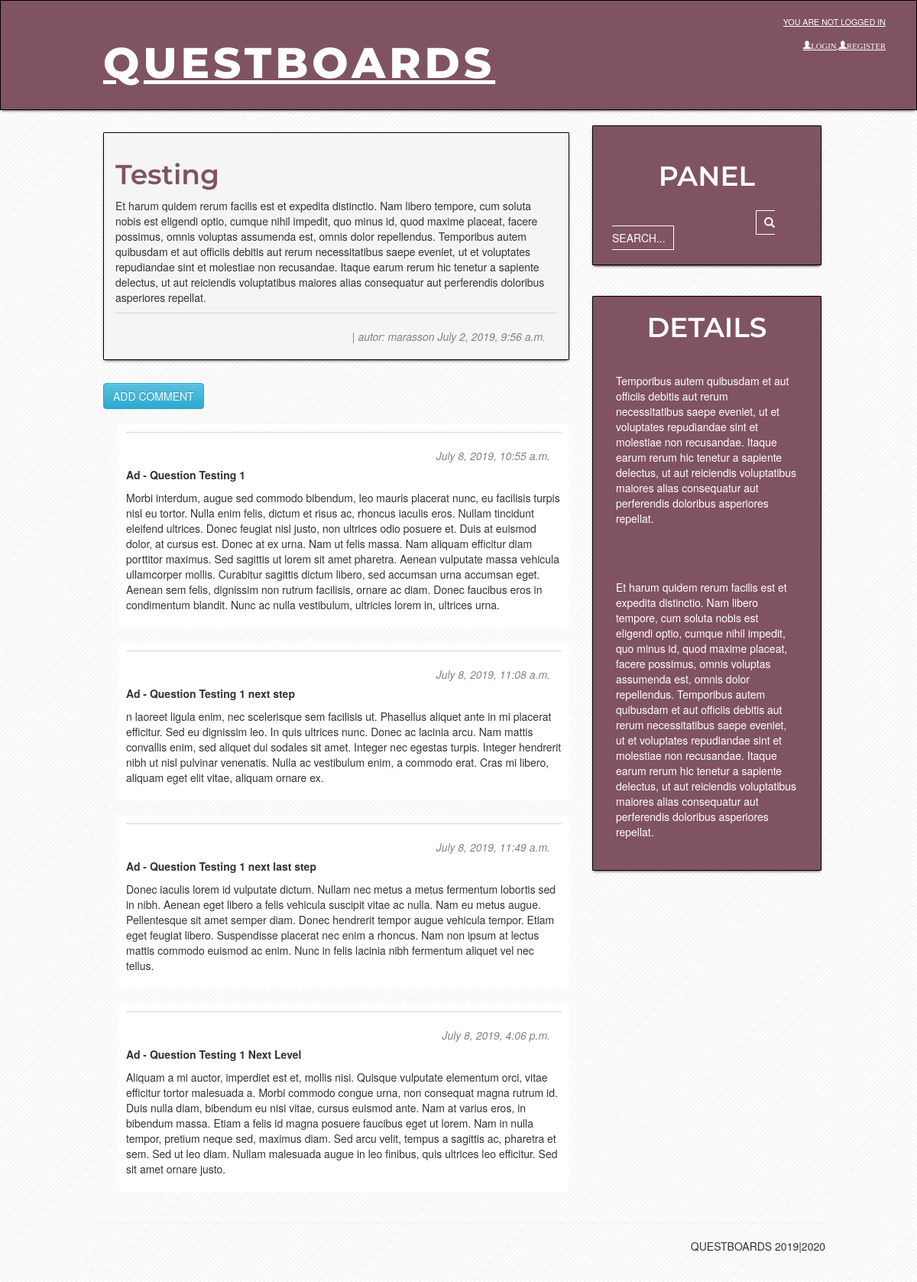
The app's page /post/1/ with its own data.
### my_project/models.py (models this page shows, shortened)
class Post(models.Model):
    author = models.ForeignKey('auth.User', on_delete=models.CASCADE)
    title = models.CharField(max_length=200)
    text = models.TextField()
    created_date = models.DateTimeField(
            default=timezone.now)
    published_date = models.DateTimeField(
            blank=True, null=True)

class Comment(models.Model):
    post = models.ForeignKey('my_project.Post', on_delete=models.CASCADE, related_name='comments')
    author = models.CharField(max_length=200)
    text = models.TextField()
    created_date = models.DateTimeField(default=timezone.now)
    approved_comment = models.BooleanField(default=False)

### my_project/views.py (the view)
# urls.py: path('post/<int:pk>/', views.post_detail, name='post_detail'),
def post_detail(request, pk):
    post = get_object_or_404(Post, pk=pk)
    return render(request, 'my_project/post_detail.html', {'post': post})

### my_project/templates/my_project/post_detail.html (shortened to what this page needs)
{% extends 'my_project/base.html' %}
{% block content %}
<div class="post">
    <h1>{{ post.title }}</h1>
    <p>{{ post.text|linebreaksbr }}</p>
    {% if post.published_date %}
    <div class="date">
        <span>| autor:</span>
        {{ post.author }}
        {{ post.published_date }}
    </div>
    {% else %}
    <hr>
    <a class="btn btn-success" href="{% url 'post_publish' pk=post.pk %}">PUBLISH</a>
    {% endif %}
</div>
<a class="btn btn-info" href="{% url 'add_comment_to_post' pk=post.pk %}">ADD COMMENT</a>
{% for comment in post.comments.all %}
{% if user.is_authenticated or comment.approved_comment %}
<div class="comment">
    <div class="date">
        {{ comment.created_date }}
    </div>
    <strong>{{ comment.author }}</strong>
    <p>{{ comment.text|linebreaks }}</p>
</div>
{% endif %}
{% empty %}
<br><br>
<p>No comments here yet :(</p>
{% endfor %}
{% endblock %}

### static/css/my_project.css (style rules this page uses)
body { width: 100%; }
h1, h3, h4 { font-family: 'Montserrat', sans-serif; font-weight: 600; color: #805362; }
.date { color: #828282; font-style: italic; border-top: 1px solid lightgray; padding: 20 15 5 10; text-align: right; }
.post { margin-top: 9px; margin-bottom: 30px; border: 1px solid gray; background-color: whitesmoke; box-shadow: 0 2px 4px -2px #000000; padding: 15 15 15 15; border-radius: 1px; border: 1px solid black; }
.comment { margin: 20px 0px 20px 20px; padding: 10 10 10 10; background-color: #fff !important; }

### records on screen
Post: title "Testing", text "Et harum quidem rerum facilis est et expedita distinctio. Nam libero tempore, cum soluta nobis est eligendi optio, cumque nihil impedit, quo minus id, quod maxime placeat, facere possimus, omnis voluptas assumenda est, omnis dolor repellendus. Temporibus autem quibusdam et aut officiis debitis aut rerum necessitatibus saepe eveniet, ut et voluptates repudiandae sint et molestiae non recusandae. Itaque earum rerum hic tenetur a sapiente delectus, ut aut reiciendis voluptatibus maiores alias consequatur aut perferendis doloribus asperiores repellat.", author "marasson", published_date "July 2, 2019, 9:56 a.m."
Comment: created_date "July 8, 2019, 10:55 a.m.", author "Ad - Question Testing 1", text "Morbi interdum, augue sed commodo bibendum, leo mauris placerat nunc, eu facilisis turpis nisl eu tortor. Nulla enim felis, dictum et risus ac, rhoncus iaculis eros. Nullam tincidunt eleifend ultrices. Donec feugiat nisl justo, non ultrices odio posuere et. Duis at euismod dolor, at cursus est. Donec at ex urna. Nam ut felis massa. Nam aliquam efficitur diam porttitor maximus. Sed sagittis ut lorem sit amet pharetra. Aenean vulputate massa vehicula ullamcorper mollis. Curabitur sagittis dictum libero, sed accumsan urna accumsan eget. Aenean sem felis, dignissim non rutrum facilisis, ornare ac diam. Donec faucibus eros in condimentum blandit. Nunc ac nulla vestibulum, ultricies lorem in,…"
Comment: created_date "July 8, 2019, 11:08 a.m.", author "Ad - Question Testing 1 next step", text "n laoreet ligula enim, nec scelerisque sem facilisis ut. Phasellus aliquet ante in mi placerat efficitur. Sed eu dignissim leo. In quis ultrices nunc. Donec ac lacinia arcu. Nam mattis convallis enim, sed aliquet dui sodales sit amet. Integer nec egestas turpis. Integer hendrerit nibh ut nisl pulvinar venenatis. Nulla ac vestibulum enim, a commodo erat. Cras mi libero, aliquam eget elit vitae, aliquam ornare ex."
Comment: created_date "July 8, 2019, 11:49 a.m.", author "Ad - Question Testing 1 next last step", text "Donec iaculis lorem id vulputate dictum. Nullam nec metus a metus fermentum lobortis sed in nibh. Aenean eget libero a felis vehicula suscipit vitae ac nulla. Nam eu metus augue. Pellentesque sit amet semper diam. Donec hendrerit tempor augue vehicula tempor. Etiam eget feugiat libero. Suspendisse placerat nec enim a rhoncus. Nam non ipsum at lectus mattis commodo euismod ac enim. Nunc in felis lacinia nibh fermentum aliquet vel nec tellus."
Comment: created_date "July 8, 2019, 4:06 p.m.", author "Ad - Question Testing 1 Next Level", text "Aliquam a mi auctor, imperdiet est et, mollis nisi. Quisque vulputate elementum orci, vitae efficitur tortor malesuada a. Morbi commodo congue urna, non consequat magna rutrum id. Duis nulla diam, bibendum eu nisi vitae, cursus euismod ante. Nam at varius eros, in bibendum massa. Etiam a felis id magna posuere faucibus eget ut lorem. Nam in nulla tempor, pretium neque sed, maximus diam. Sed arcu velit, tempus a sagittis ac, pharetra et sem. Sed ut leo diam. Nullam malesuada augue in leo finibus, quis ultrices leo efficitur. Sed sit amet ornare justo."
